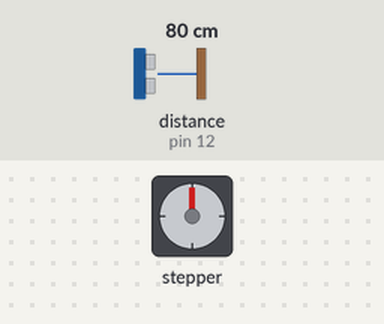
A sketch run on a simulated Arduino Uno, built with avr-gcc and run on an emulated ATmega328P. On the bench: stepper motor. Wiring (inferred from the names in the program): stepper motor (2048 steps per turn assumed): coils pin 7, pin 8, pin 9, pin 10. Inputs (shaded band) come from the test bench; at power-on: distance to the obstacle (sensor on pin 12) 80 cm. The echo pulse lasts 58.3 µs per cm.

Above: at 1.2 s.
1.3 s: distance to the obstacle (sensor on pin 12) set to 21 cm
4.3 s: distance to the obstacle (sensor on pin 12) set to 18 cm
At 34.6 s:
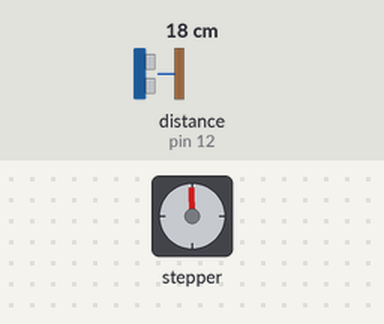
Timing chart, 0 to 60.5 s (numbered marks = the images above; inputs shaded):
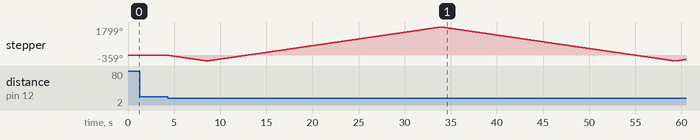

The sketch:

step_motor_driver.ino
```cpp
#define IN1  7
#define IN2  8
#define IN3  9
#define IN4  10
#define TRIG_PIN 12
#define ECHO_PIN 11

#include <SR04.h>
#include <Servo.h>

#define MAX_HEIGHT_CM 20
#define STEP_PER_CIRCLE 4095
#define CM_PER_CIRCLE 3

SR04 sr04 = SR04(ECHO_PIN,TRIG_PIN);
long distance_cm;

int Steps = 0;
boolean Direction = true;// gre
unsigned long last_time;
unsigned long currentMillis;
int steps_left=4095;
unsigned long time = 0;
void setup()
{
  Serial.begin(9600);
  pinMode(IN1, OUTPUT);
  pinMode(IN2, OUTPUT);
  pinMode(IN3, OUTPUT);
  pinMode(IN4, OUTPUT);
}
void loop()
{
  distance_cm=sr04.Distance();
  //Serial.print(distance_cm);
  //Serial.println("cm");
  if (distance_cm < MAX_HEIGHT_CM)
  {
    dipping(distance_cm);
  }
}

void dipping(int height)
{
  while(steps_left>0){
    currentMillis = micros();
    if(currentMillis-last_time>=1000){
      stepper(1);
      time=time+micros()-last_time;
      last_time=micros();
      steps_left--;
    }
  }
  Direction=0;
  steps_left = height/CM_PER_CIRCLE*STEP_PER_CIRCLE;


   while(steps_left>0){
    currentMillis = micros();
    if(currentMillis-last_time>=1000){
      stepper(1);
      time=time+micros()-last_time;
      last_time=micros();
      steps_left--;
    }
  }
  Direction=1;
  steps_left = height/CM_PER_CIRCLE*STEP_PER_CIRCLE;
}

void stepper(int xw){
  for (int x=0; x<xw;x++){
    switch(Steps){
       case 0:
         digitalWrite(IN1, LOW);
         digitalWrite(IN2, LOW);
         digitalWrite(IN3, LOW);
         digitalWrite(IN4, HIGH);
       break;
       case 1:
         digitalWrite(IN1, LOW);
         digitalWrite(IN2, LOW);
         digitalWrite(IN3, HIGH);
         digitalWrite(IN4, HIGH);
       break;
       case 2:
         digitalWrite(IN1, LOW);
         digitalWrite(IN2, LOW);
         digitalWrite(IN3, HIGH);
         digitalWrite(IN4, LOW);
       break;
       case 3:
         digitalWrite(IN1, LOW);
         digitalWrite(IN2, HIGH);
         digitalWrite(IN3, HIGH);
         digitalWrite(IN4, LOW);
       break;
       case 4:
         digitalWrite(IN1, LOW);
         digitalWrite(IN2, HIGH);
         digitalWrite(IN3, LOW);
         digitalWrite(IN4, LOW);
       break;
       case 5:
         digitalWrite(IN1, HIGH);
         digitalWrite(IN2, HIGH);
         digitalWrite(IN3, LOW);
         digitalWrite(IN4, LOW);
       break;
         case 6:
         digitalWrite(IN1, HIGH);
         digitalWrite(IN2, LOW);
         digitalWrite(IN3, LOW);
         digitalWrite(IN4, LOW);
       break;
       case 7:
         digitalWrite(IN1, HIGH);
         digitalWrite(IN2, LOW);
         digitalWrite(IN3, LOW);
         digitalWrite(IN4, HIGH);
       break;
       default:
         digitalWrite(IN1, LOW);
         digitalWrite(IN2, LOW);
         digitalWrite(IN3, LOW);
         digitalWrite(IN4, LOW);
       break;
    }
    SetDirection();
  }
}
  void SetDirection(){
  if(Direction==1){
    //Serial.println("Going up");
    Steps++;
  }
  if(Direction==0){
    //Serial.println("Going down");
    Steps--;
  }
  if(Steps>7){Steps=0;}
  if(Steps<0){Steps=7; }
}
```

Measured:
- the behaviour switches between 20 and 19 cm on distance to the obstacle (sensor on pin 12) (found by bisection; images 0 and 1)
- after the input at 1.3 s, every drawn part: stays the same
- after the input at 4.3 s, stepper: turns 359° counter-clockwise in 4.2 s, then 2158° clockwise in 25.4 s, then 2158° counter-clockwise in 25.3 s, then 98° clockwise in 1.1 s
